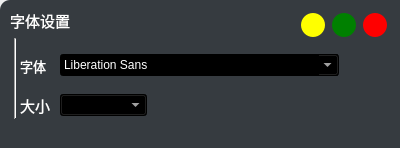
<?xml version="1.0" encoding="UTF-8"?>
<ui version="4.0">
 <class>Dialog</class>
 <widget class="QDialog" name="Dialog">
  <property name="geometry">
   <rect>
    <x>0</x>
    <y>0</y>
    <width>400</width>
    <height>148</height>
   </rect>
  </property>
  <property name="windowTitle">
   <string>设置</string>
  </property>
  <property name="windowIcon">
   <iconset resource="../img/res.qrc">
    <normaloff>:/windows/settings.png</normaloff>:/windows/settings.png</iconset>
  </property>
  <widget class="QFontComboBox" name="fontComboBox">
   <property name="geometry">
    <rect>
     <x>60</x>
     <y>54</y>
     <width>279</width>
     <height>22</height>
    </rect>
   </property>
   <property name="styleSheet">
    <string notr="true">background-color: rgb(0, 0, 0);
color:#fff</string>
   </property>
  </widget>
  <widget class="QLabel" name="label">
   <property name="geometry">
    <rect>
     <x>20</x>
     <y>50</y>
     <width>41</width>
     <height>31</height>
    </rect>
   </property>
   <property name="font">
    <font>
     <family>Microsoft YaHei</family>
     <pointsize>10</pointsize>
    </font>
   </property>
   <property name="styleSheet">
    <string notr="true">color:#fff</string>
   </property>
   <property name="text">
    <string>字体</string>
   </property>
  </widget>
  <widget class="QLabel" name="label_2">
   <property name="geometry">
    <rect>
     <x>20</x>
     <y>90</y>
     <width>41</width>
     <height>31</height>
    </rect>
   </property>
   <property name="font">
    <font>
     <family>Microsoft YaHei</family>
     <pointsize>11</pointsize>
    </font>
   </property>
   <property name="styleSheet">
    <string notr="true">color:#fff</string>
   </property>
   <property name="text">
    <string>大小</string>
   </property>
  </widget>
  <widget class="QComboBox" name="comboBox">
   <property name="geometry">
    <rect>
     <x>60</x>
     <y>94</y>
     <width>87</width>
     <height>22</height>
    </rect>
   </property>
   <property name="styleSheet">
    <string notr="true">background-color: rgb(0, 0, 0);
color:#fff</string>
   </property>
  </widget>
  <widget class="QLabel" name="Background">
   <property name="geometry">
    <rect>
     <x>0</x>
     <y>0</y>
     <width>800</width>
     <height>430</height>
    </rect>
   </property>
   <property name="styleSheet">
    <string notr="true">background-color: #363b40;
border-radius: 10px; 
</string>
   </property>
   <property name="text">
    <string/>
   </property>
  </widget>
  <widget class="QWidget" name="layoutWidget">
   <property name="geometry">
    <rect>
     <x>300</x>
     <y>10</y>
     <width>91</width>
     <height>31</height>
    </rect>
   </property>
   <layout class="QHBoxLayout" name="WindowsTitle">
    <item>
     <widget class="QPushButton" name="small">
      <property name="minimumSize">
       <size>
        <width>24</width>
        <height>24</height>
       </size>
      </property>
      <property name="maximumSize">
       <size>
        <width>24</width>
        <height>24</height>
       </size>
      </property>
      <property name="styleSheet">
       <string notr="true">border-radius:12;
background-color: yellow;</string>
      </property>
      <property name="text">
       <string/>
      </property>
     </widget>
    </item>
    <item>
     <widget class="QPushButton" name="Max">
      <property name="minimumSize">
       <size>
        <width>24</width>
        <height>24</height>
       </size>
      </property>
      <property name="maximumSize">
       <size>
        <width>24</width>
        <height>24</height>
       </size>
      </property>
      <property name="styleSheet">
       <string notr="true">border-radius:12;
background-color: green;</string>
      </property>
      <property name="text">
       <string/>
      </property>
     </widget>
    </item>
    <item>
     <widget class="QPushButton" name="exit">
      <property name="minimumSize">
       <size>
        <width>24</width>
        <height>24</height>
       </size>
      </property>
      <property name="maximumSize">
       <size>
        <width>24</width>
        <height>24</height>
       </size>
      </property>
      <property name="styleSheet">
       <string notr="true">border-radius:12;
background-color: red;</string>
      </property>
      <property name="text">
       <string/>
      </property>
     </widget>
    </item>
   </layout>
  </widget>
  <widget class="QLabel" name="label_3">
   <property name="geometry">
    <rect>
     <x>10</x>
     <y>10</y>
     <width>71</width>
     <height>21</height>
    </rect>
   </property>
   <property name="font">
    <font>
     <family>Microsoft YaHei</family>
     <pointsize>11</pointsize>
    </font>
   </property>
   <property name="styleSheet">
    <string notr="true">color:#fff</string>
   </property>
   <property name="text">
    <string>字体设置</string>
   </property>
  </widget>
  <widget class="Line" name="line">
   <property name="geometry">
    <rect>
     <x>10</x>
     <y>38</y>
     <width>10</width>
     <height>81</height>
    </rect>
   </property>
   <property name="orientation">
    <enum>Qt::Vertical</enum>
   </property>
  </widget>
  <zorder>Background</zorder>
  <zorder>fontComboBox</zorder>
  <zorder>label</zorder>
  <zorder>label_2</zorder>
  <zorder>comboBox</zorder>
  <zorder>layoutWidget</zorder>
  <zorder>label_3</zorder>
  <zorder>line</zorder>
 </widget>
 <resources>
  <include location="../img/res.qrc"/>
 </resources>
 <connections/>
</ui>
